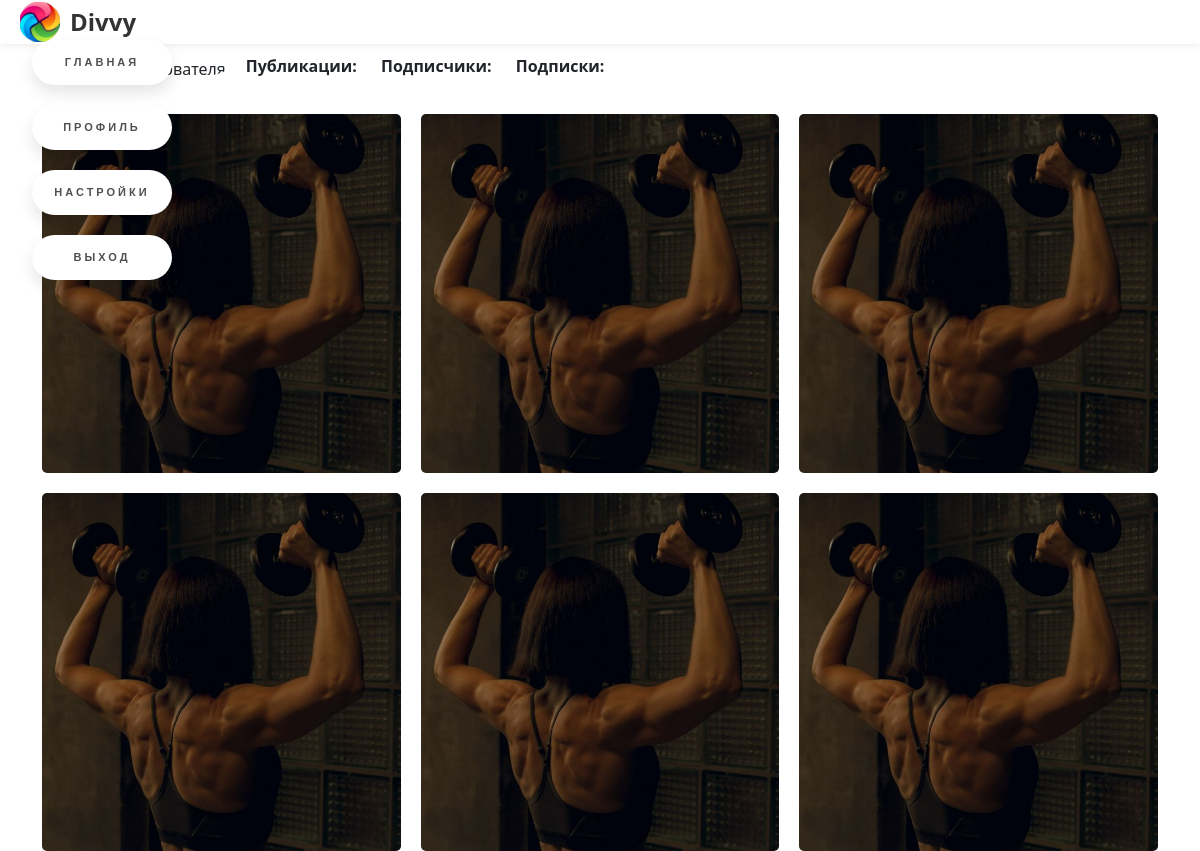
Page /user/menti_mentor on the earlier database version.
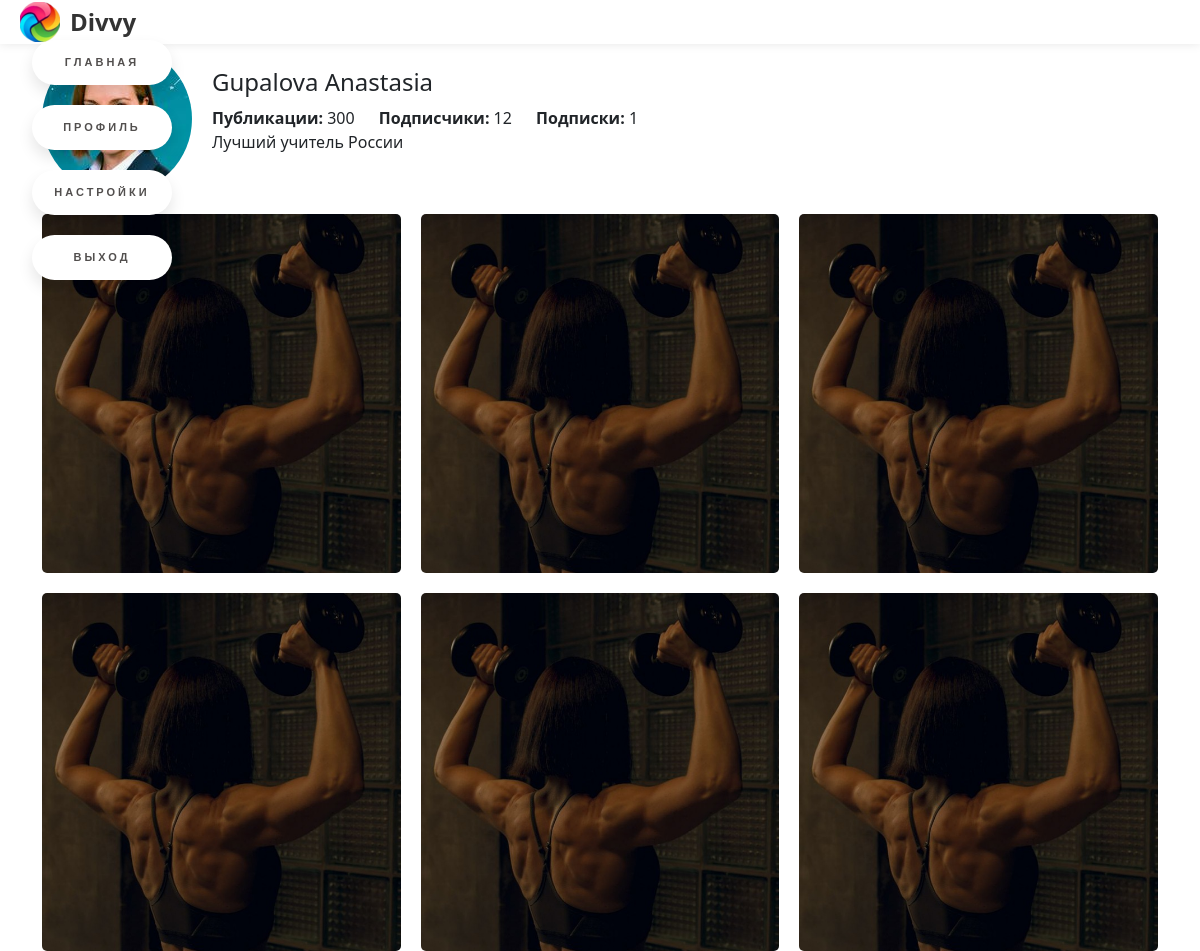
Same page on the later database version.
### data/users.py (models this page shows, shortened)
class User(SqlAlchemyBase, UserMixin):
    __tablename__ = 'users'
    id = sqlalchemy.Column(sqlalchemy.Integer, primary_key=True, autoincrement=True)
    email = sqlalchemy.Column(sqlalchemy.String, index=True, unique=True, nullable=True)
    name = sqlalchemy.Column(sqlalchemy.String, nullable=True)
    surname = sqlalchemy.Column(sqlalchemy.String, nullable=True)
    nickname = sqlalchemy.Column(sqlalchemy.String, nullable=True)
    birthday = sqlalchemy.Column(sqlalchemy.Integer, nullable=True)
    hashed_password = sqlalchemy.Column(sqlalchemy.String, nullable=True)
    modified_date = sqlalchemy.Column(sqlalchemy.DateTime, default=datetime.datetime.now)
    description = sqlalchemy.Column(sqlalchemy.String, default="")
    avatar = sqlalchemy.Column(sqlalchemy.String, default="/static/img/avatars/default_avatar.png")
    subscribers = sqlalchemy.Column(sqlalchemy.Integer, default=0)
    subscriptions = sqlalchemy.Column(sqlalchemy.Integer, default=0)
    posts = sqlalchemy.Column(sqlalchemy.Integer, default=0)

### main.py (the view)
@app.route('/user/<nickname>')
def user_profile(nickname):
    db_sess = db_session.create_session()
    user = db_sess.query(User).filter(User.nickname == nickname).first()
    values = {
        "title": f"Профиль {nickname}",
        "nickname": nickname,
        "user": user
    }
    return render_template("profile.html", **values)

### data/db_session.py (called while the page is built)
def create_session() -> Session:
    global __factory
    return __factory()

### templates/profile.html (shortened to what this page needs)
{% extends "base.html" %}
{% block content %}
<div class="sidenav">
    <ul>
      <li><a class="navigate-button" href="/">Главная</a></li>
      <li><a class="navigate-button" href="/">Профиль</a></li>
      <li><a class="navigate-button" href="/">Настройки</a></li>
      <li><a class="navigate-button" href="/logout">Выход</a></li>
    </ul>
</div>
<main>
  <div class="profile-header">
    <div class="profile-avatar">
    </div>
    <div class="profile-info">
      <h1>{{user.name}} {{user.surname}}</h1>
      <ul>
        <li><strong>Публикации:</strong> {{user.posts}} </li>
        <li><strong>Подписчики:</strong> {{user.subscribers}} </li>
        <li><strong>Подписки:</strong> {{user.subscriptions}} </li>
      </ul>
      <p>{{user.description}}</p>
    </div>
  </div>
  <div class="profile-gallery">
    <div class="gallery-item">
      <img src="/static/img/image.jpg" alt="Изображение 1">
    </div>
    <div class="gallery-item">
      <img src="/static/img/image.jpg" alt="Изображение 2">
    </div>
    <div class="gallery-item">
      <img src="/static/img/image.jpg" alt="Изображение 3">
    </div>
    <div class="gallery-item">
      <img src="/static/img/image.jpg" alt="Изображение 4">
    </div>
    <div class="gallery-item">
      <img src="/static/img/image.jpg" alt="Изображение 5">
    </div>
    <div class="gallery-item">
      <img src="/static/img/image.jpg" alt="Изображение 6">
    </div>
  </div>
</main>
{% endblock %}

### templates/base.html (shortened to what this page needs)
<!DOCTYPE html>
<html lang="en">
<head>
    <link href="https://cdn.jsdelivr.net/npm/bootstrap@5.3.0-alpha3/dist/css/bootstrap.min.css"
          rel="stylesheet"
>
    <link rel="stylesheet" href="/static/css/style.css">
</head>
<body>
<header>
    <div class="logo">
        <a href="/feed"> <img src="/static/logo.png" alt="Логотип вашей компании"> </a>
    </div>
    <div class="company-name">
        <a href="/feed" class="company-name"> <h1>Divvy</h1> </a>
    </div>
</header>
<main role="main" class="container">
    {% block content %}{% endblock %}
</main>
</body>
</html>

### static/css/style.css (style rules this page uses)
.company-name a { text-decoration: none; }
header { display: flex; align-items: center; height: 44px; background-color: #fff; box-shadow: 0 0 10px rgba(0, 0, 0, 0.1); padding: 0 20px; text-decoration: none; }
.logo img { height: 40px; margin-right: 10px; }
.company-name h1 { font-size: 24px; font-weight: bold; color: #333; margin: 0; }
.profile-header { display: flex; align-items: center; margin-bottom: 20px; }
.profile-avatar { margin-right: 20px; overflow: hidden; border-radius: 50%; }
.profile-info h1 { font-size: 24px; margin: 0; margin-bottom: 10px; }
.profile-info ul { margin: 0; padding: 0; list-style: none; }
.profile-info li { display: inline-block; margin-right: 20px; font-size: 16px; }
.profile-info p { font-size: 16px; line-height: 1.5; }
.profile-gallery { display: grid; grid-template-columns: repeat(3, 1fr); grid-gap: 20px; }
.gallery-item img { width: 100%; height: auto; display: block; border-radius: 5px; }
.navigate-button { text-decoration: none; display: inline-block; width: 140px; height: 45px; line-height: 45px; border-radius: 45px; margin-top: 20px; font-family: 'Montserrat', sans-serif; font-size: 11px; text-transform: uppercase; text-align: center; letter-spacing: 3px; font-weight: 600; color: #524f4e; background: white; box-shadow: 0 8px 15px rgba(0, 0, 0, .1); transition: .3s; }
.sidenav { height: 100%; position: fixed; z-index: 1; top: 0; left: 0; padding-top: 20px; }
ul { list-style-type: none; }

Differences in the rows shown:
added User: name "Gupalova", surname "Anastasia", posts "300", subscribers "12", subscriptions "1", description "Лучший учитель России"
